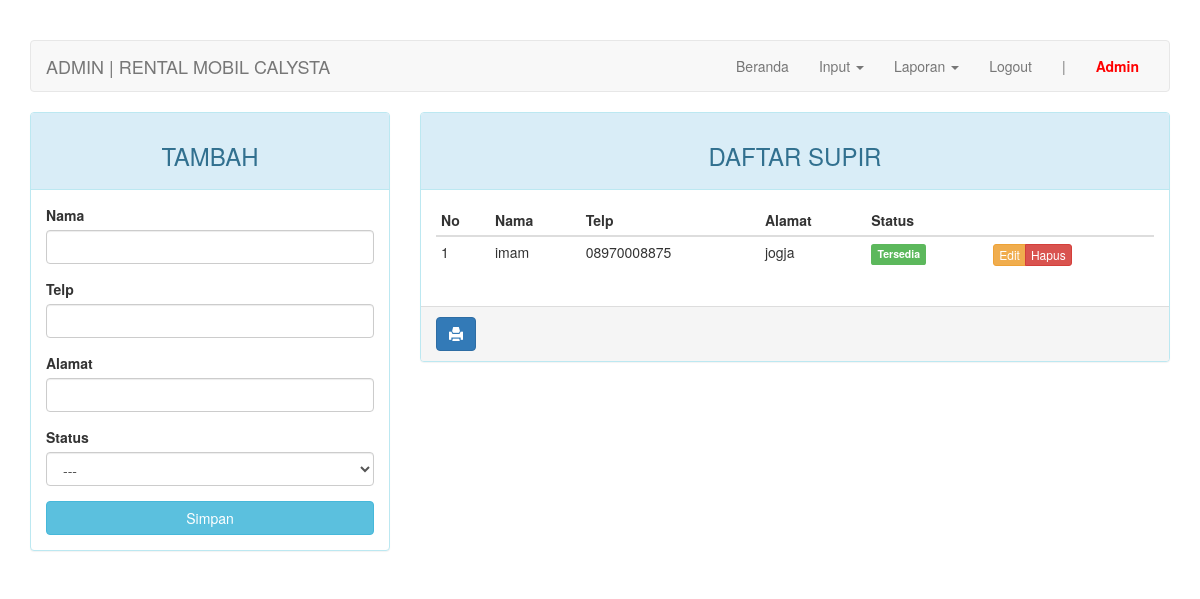
Page /admin/index.php?page=supir (signed in) on the earlier database version.
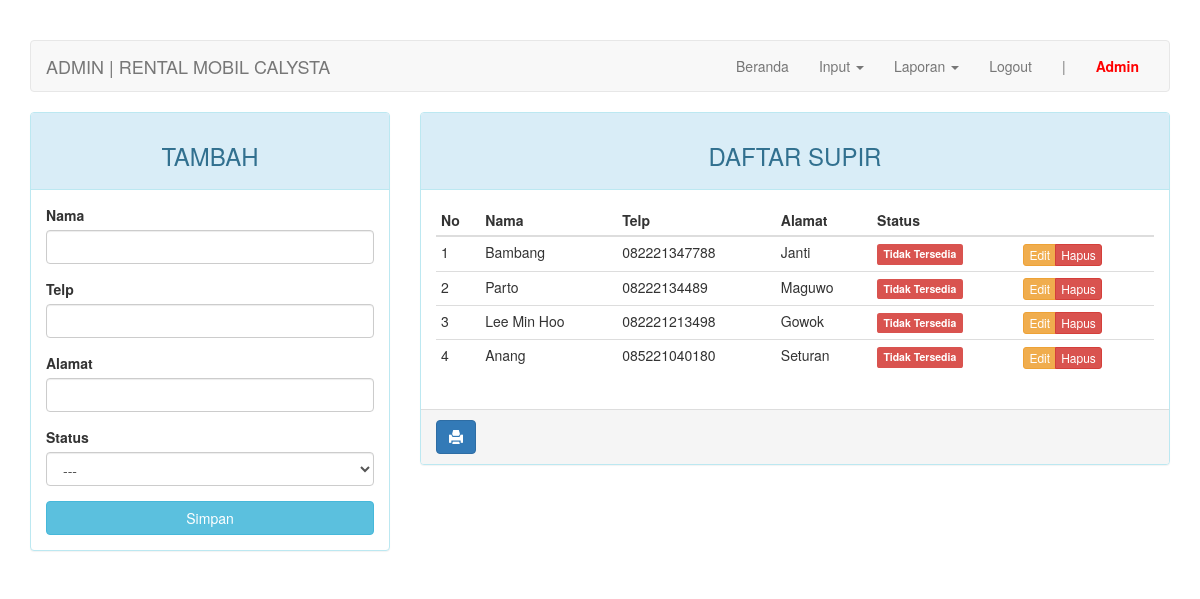
Same page on the later database version.
### tables this page shows
CREATE TABLE `supir` (
  `id_supir` int(11) NOT NULL,
  `nama` varchar(30) NOT NULL,
  `telp` char(12) NOT NULL,
  `alamat` varchar(50) NOT NULL,
  `status` enum('0','1') NOT NULL
);

### admin/page/supir.php (the view, shortened to what this page needs)
<?php
$update = (isset($_GET['action']) AND $_GET['action'] == 'update') ? true : false;
?>
<div class="row">
	<div class="col-md-4 hidden-print">
	    <div class="panel panel-<?= ($update) ? "warning" : "info" ?>">
	        <div class="panel-heading"><h3 class="text-center"><?= ($update) ? "EDIT" : "TAMBAH" ?></h3></div>
	        <div class="panel-body">
	            <form action="<?=$_SERVER['REQUEST_URI']?>" method="POST">
	                <div class="form-group">
	                    <label for="nama">Nama</label>
	                    <input type="text" name="nama" class="form-control" <?= (!$update) ?: 'value="'.$row["nama"].'"' ?>>
	                </div>
	                <div class="form-group">
	                    <label for="telp">Telp</label>
	                    <input type="text" name="telp" class="form-control" <?= (!$update) ?: 'value="'.$row["telp"].'"' ?>>
	                </div>
	                <div class="form-group">
	                    <label for="alamat">Alamat</label>
	                    <input type="text" name="alamat" class="form-control" <?= (!$update) ?: 'value="'.$row["alamat"].'"' ?>>
	                </div>
	                <div class="form-group">
	                    <label for="status">Status</label>
											<select class="form-control" name="status">
												<option>---</option>
											</select>
	                </div>
	                <button type="submit" class="btn btn-<?= ($update) ? "warning" : "info" ?> btn-block">Simpan</button>
	            </form>
	        </div>
	    </div>
	</div>
	<div class="col-md-8">
	    <div class="panel panel-info">
	        <div class="panel-heading"><h3 class="text-center">DAFTAR SUPIR</h3></div>
	        <div class="panel-body">
	            <table class="table table-condensed">
	                <thead>
	                    <tr>
	                        <th>No</th>
	                        <th>Nama</th>
	                        <th>Telp</th>
	                        <th>Alamat</th>
	                        <th>Status</th>
	                        <th class="hidden-print"></th>
	                    </tr>
	                </thead>
	                <tbody>
	                    <?php $no = 1; ?>
	                    <?php if ($query = $connection->query("SELECT * FROM supir")): ?>
	                        <?php while($row = $query->fetch_assoc()): ?>
	                        <tr>
	                            <td><?=$no++?></td>
															<td><?=$row['nama']?></td>
															<td><?=$row['telp']?></td>
															<td><?=$row['alamat']?></td>
															<td><span class="label label-<?=($row['status']) ? "success" : "danger" ?>"><?=($row['status']) ? "Tersedia" : "Tidak Tersedia" ?></span></td>
	                            <td class="hidden-print">
	                                <div class="btn-group">
	                                    <a href="?page=supir&action=update&key=<?=$row['id_supir']?>" class="btn btn-warning btn-xs">Edit</a>
	                                    <a href="?page=supir&action=delete&key=<?=$row['id_supir']?>" class="btn btn-danger btn-xs">Hapus</a>
	                                </div>
	                            </td>
	                        </tr>
	                        <?php endwhile ?>
	                    <?php endif ?>
	                </tbody>
	            </table>
	        </div>
			    <div class="panel-footer hidden-print">
			        <a onClick="window.print();return false" class="btn btn-primary"><i class="glyphicon glyphicon-print"></i></a>
			    </div>
	    </div>
	</div>
</div>

### admin/index.php (shortened to what this page needs)
<?php
require_once "../config.php";
?>
<!DOCTYPE html>
<html lang="en">
<head>
    <link rel="stylesheet" href="../assets/css/bootstrap.min.css">
    <link rel="stylesheet" href="../assets/fancybox/source/jquery.fancybox.css" type="text/css" media="screen" />
    <link rel="stylesheet" href="../assets/fancybox/source/helpers/jquery.fancybox-buttons.css" type="text/css" media="screen" />
    <link rel="stylesheet" href="../assets/fancybox/source/helpers/jquery.fancybox-thumbs.css" type="text/css" media="screen" />
</head>
<body>
    <div class="container">
        <nav class="navbar navbar-default">
            <div class="container-fluid">
                <div class="navbar-header">
                    <a class="navbar-brand" href="#">ADMIN | RENTAL MOBIL CALYSTA</a>
                </div>
                <div class="collapse navbar-collapse" id="bs-example-navbar-collapse-1">
                    <ul class="nav navbar-nav navbar-right">
                        <li><a href="?page=home">Beranda <span class="sr-only">(current)</span></a></li>
                        <li class="dropdown">
                          <a href="#" class="dropdown-toggle" data-toggle="dropdown" role="button" aria-haspopup="true" aria-expanded="false">Input <span class="caret"></span></a>
                        </li>
                        <li class="dropdown">
                          <a href="#" class="dropdown-toggle" data-toggle="dropdown" role="button" aria-haspopup="true" aria-expanded="false">Laporan <span class="caret"></span></a>
                        </li>
                        <li><a href="logout.php">Logout</a></li>
                        <li><a href="#">|</a></li>
                        <li><a href="#" style="font-weight: bold; color: red;"><?= ucfirst($_SESSION["admin"]["username"]) ?></a></li>
                    </ul>
                </div>
            </div>
        </nav>
        <div class="row">
            <div class="col-md-12">
              <?php include adminPage($_ADMINPAGE); ?>
            </div>
        </div>
    </div>
</body>
</html>

### admin/index.php (style rules this page uses)
body { margin-top: 40px; }

Differences in the rows shown:
removed supir: nama "imam", telp "08970008875", alamat "jogja", status "Tersedia"
added supir: nama "Bambang", telp "082221347788", alamat "Janti", status "Tidak Tersedia"
added supir: nama "Parto", telp "08222134489", alamat "Maguwo", status "Tidak Tersedia"
added supir: nama "Lee Min Hoo", telp "082221213498", alamat "Gowok", status "Tidak Tersedia"
added supir: nama "Anang", telp "085221040180", alamat "Seturan", status "Tidak Tersedia"
